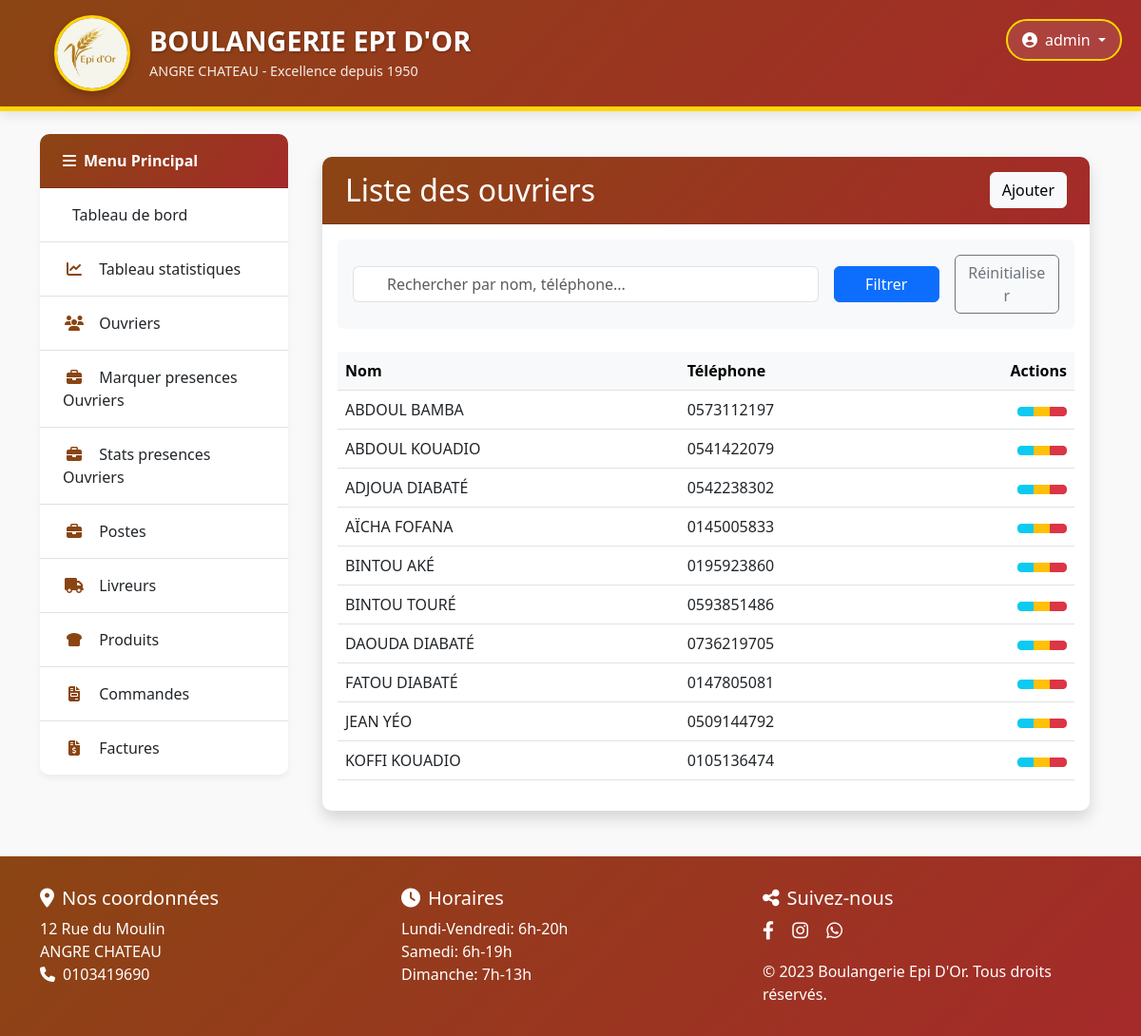
/gestion/ouvriers/ (signed in), run on the app's committed database.
### gestion/models.py (models this page shows, shortened)
class Ouvrier(models.Model):
    nom = models.CharField(max_length=100, verbose_name="Nom")
    telephone = models.CharField(max_length=20, unique=True, verbose_name="Téléphone")
    class Meta:
        constraints = [
            models.UniqueConstraint(
                fields=['nom'],
                name='unique_nom_ouvrier',
                condition=models.Q(nom__isnull=False),
                violation_error_message="Un ouvrier avec ce nom existe déjà"
            ),
            models.UniqueConstraint(
                fields=['telephone'],
                name='unique_telephone_ouvrier',
                violation_error_message="Un ouvrier avec ce numéro existe déjà"
            )
        ]
        ordering = ['nom']

### gestion/views.py (the view)
# urls.py: path('ouvriers/', ListeOuvriersView.as_view(), name='liste_ouvriers'),
@method_decorator(login_required, name='dispatch')
class ListeOuvriersView(ListView):
    model = Ouvrier
    template_name = 'gestion/ouvriers/liste.html'
    context_object_name = 'ouvriers'
    paginate_by = 10
    def get_queryset(self):
        queryset = super().get_queryset()
        search_query = self.request.GET.get('q')
        if search_query:
            queryset = queryset.filter(
                models.Q(nom__icontains=search_query) |
                models.Q(telephone__icontains=search_query)
            )
        queryset = queryset.annotate(
            duplicate_names=Count('nom', distinct=False),
            duplicate_phones=Count('telephone', distinct=False)
        )
        return queryset.order_by('nom', 'telephone')

### gestion/templates/gestion/ouvriers/liste.html (shortened to what this page needs)
{% extends 'gestion/base2.html' %}
{% load static %}
{% block content %}
<div class="container mt-4">
    <div class="card shadow">
        <div class="card-header bg-primary text-white d-flex justify-content-between align-items-center">
            <h2 class="mb-0"> Liste des ouvriers</h2>
            <a href="{% url 'ajouter_ouvrier' %}" class="btn btn-light">
                 Ajouter
            </a>
        </div>
        <div class="card-body">
            <div class="search-container mb-4 p-3 bg-light rounded">
                <form method="get" class="row g-3 align-items-center">
                    <div class="col-md-8">
                        <div class="input-group">
                            <span class="input-group-text bg-white border-end-0">
                            </span>
                            <input type="text"
                                   name="q"
                                   class="form-control border-start-0"
                                   placeholder="Rechercher par nom, téléphone..."
                                   value="{{ request.GET.q }}"
                                   aria-label="Recherche">
                        </div>
                    </div>
                    <div class="col-md-2">
                        <button type="submit" class="btn btn-primary w-100">
                             Filtrer
                        </button>
                    </div>
                    <div class="col-md-2">
                        <a href="{% url 'liste_ouvriers' %}" class="btn btn-outline-secondary w-100">
                             Réinitialiser
                        </a>
                    </div>
                </form>
            </div>
            <div class="table-responsive">
                <table class="table table-hover">
                    <thead class="table-light">
                        <tr>
                            <th> Nom</th>
                            <th> Téléphone</th>
                            <th class="text-end"> Actions</th>
                        </tr>
                    </thead>
                    <tbody>
                        {% for ouvrier in ouvriers %}
                        <tr>
                            <td class="align-middle">{{ ouvrier.nom }}</td>
                            <td class="align-middle">{{ ouvrier.telephone }}</td>
                            <td class="text-end">
                                <div class="btn-group" role="group">
                                    <a href="{% url 'detail_ouvrier' ouvrier.pk %}" class="btn btn-sm btn-info" title="Détails">
                                    </a>
                                    <a href="{% url 'modifier_ouvrier' ouvrier.pk %}" class="btn btn-sm btn-warning" title="Modifier">
                                    </a>
                                    <a href="{% url 'supprimer_ouvrier' ouvrier.pk %}" class="btn btn-sm btn-danger" title="Supprimer">
                                    </a>
                                </div>
                            </td>
                        </tr>
                        {% endfor %}
                    </tbody>
                </table>
            </div>
        </div>
    </div>
</div>
{% endblock %}

### gestion/templates/gestion/base2.html (shortened to what this page needs)
{% load static %}
<!DOCTYPE html>
<html lang="fr">
<head>
    <link rel="stylesheet" href="https://cdnjs.cloudflare.com/ajax/libs/font-awesome/6.4.0/css/all.min.css">
    <link rel="stylesheet" href="https://cdn.jsdelivr.net/npm/bootstrap@5.3.0/dist/css/bootstrap.min.css">
</head>
<body>
    <header class="header">
        <div class="container">
            <div class="row align-items-center">
                <div class="col-md-8">
                    <div class="logo-container">
                        <img src="{% static 'gestion/images/logo.png' %}" alt="Logo Epi D'Or" class="logo">
                        <div class="brand-text">
                            <h1>BOULANGERIE EPI D'OR</h1>
                            <p>ANGRE CHATEAU - Excellence depuis 1950</p>
                        </div>
                    </div>
                </div>
                <div class="col-md-4">
                    <div class="user-section">
                        {% if user.is_authenticated %}
                            <div class="dropdown user-dropdown">
                                <button class="btn dropdown-toggle" type="button" id="userDropdown" data-bs-toggle="dropdown">
                                    <i class="fas fa-user-circle me-2"></i>{{ user.username }}
                                </button>
                            </div>
                        {% else %}
                            <a href="{% url 'login' %}" class="btn btn-outline-light">
                                <i class="fas fa-sign-in-alt me-2"></i>Connexion
                            </a>
                        {% endif %}
                    </div>
                </div>
            </div>
        </div>
    </header>
    <main class="container my-4 flex-grow-1">
        <div class="row">
            <div class="col-lg-3">
                <div class="card">
                    <div class="card-header">
                        <i class="fas fa-bars me-2"></i>Menu Principal
                    </div>
                    <div class="list-group list-group-flush">
                        <a href="{% url 'accueil' %}" class="list-group-item list-group-item-action ">
                             Tableau de bord
                        </a>
                        <a href="{% url 'statistiques' %}" class="list-group-item list-group-item-action ">
                            <i class="fas fa-chart-line"></i> Tableau statistiques
                        </a>
                        <a href="{% url 'liste_ouvriers' %}" class="list-group-item list-group-item-action">
                            <i class="fas fa-users"></i> Ouvriers
                        </a>
                        <a href="{% url 'marquer_presences' %}" class="list-group-item list-group-item-action">
                            <i class="fas fa-briefcase"></i> Marquer presences Ouvriers
                        </a>
                        <a href="{% url 'stats_presences' %}" class="list-group-item list-group-item-action">
                            <i class="fas fa-briefcase"></i> Stats presences Ouvriers
                        </a>
                        <a href="{% url 'liste_postes' %}" class="list-group-item list-group-item-action">
                            <i class="fas fa-briefcase"></i> Postes
                        </a>
                        <a href="{% url 'livreur_liste' %}" class="list-group-item list-group-item-action">
                            <i class="fas fa-truck"></i> Livreurs
                        </a>
                        <a href="{% url 'produit_liste' %}" class="list-group-item list-group-item-action">
                            <i class="fas fa-bread-slice"></i> Produits
                        </a>
                        <a href="{% url 'commande_liste' %}" class="list-group-item list-group-item-action">
                            <i class="fas fa-file-invoice"></i> Commandes
                        </a>
                        <a href="#" class="list-group-item list-group-item-action">
                            <i class="fas fa-file-invoice-dollar"></i> Factures
                        </a>
                    </div>
                </div>
            </div>
            <div class="col-lg-9">
                {% block content %}{% endblock content %}
            </div>
        </div>
    </main>
    <footer class="footer">
        <div class="container">
            <div class="row">
                <div class="col-md-4 mb-4 mb-md-0">
                    <h5><i class="fas fa-map-marker-alt me-2"></i>Nos coordonnées</h5>
                    <address>
                        12 Rue du Moulin<br>
                        ANGRE CHATEAU<br>
                        <i class="fas fa-phone me-2"></i>0103419690
                    </address>
                </div>
                <div class="col-md-4 mb-4 mb-md-0">
                    <h5><i class="fas fa-clock me-2"></i>Horaires</h5>
                    <ul class="list-unstyled">
                        <li>Lundi-Vendredi: 6h-20h</li>
                        <li>Samedi: 6h-19h</li>
                        <li>Dimanche: 7h-13h</li>
                    </ul>
                </div>
                <div class="col-md-4">
                    <h5><i class="fas fa-share-alt me-2"></i>Suivez-nous</h5>
                    <div class="social-icons mb-3">
                        <a href="#"><i class="fab fa-facebook-f"></i></a>
                        <a href="#"><i class="fab fa-instagram"></i></a>
                        <a href="#"><i class="fab fa-whatsapp"></i></a>
                    </div>
                    <p class="mb-0">© 2023 Boulangerie Epi D'Or. Tous droits réservés.</p>
                </div>
            </div>
        </div>
    </footer>
</body>
</html>

### gestion/templates/gestion/base2.html (style rules this page uses)
:root { --primary-color: #8B4513; --secondary-color: #FFD700; --accent-color: #A52A2A; --light-bg: #FFF8E1; }
body { background-color: #f9f9f9; font-family: 'Montserrat', 'Segoe UI', Tahoma, Geneva, Verdana, sans-serif; color: #333; min-height: 100vh; display: flex; flex-direction: column; }
.header { background: linear-gradient(135deg, var(--primary-color), var(--accent-color)); color: white; padding: 1rem 0; border-bottom: 5px solid var(--secondary-color); box-shadow: 0 4px 12px rgba(0, 0, 0, 0.1); }
.logo-container { display: flex; align-items: center; justify-content: start; padding: 0 15px; }
.logo { height: 80px; width: 80px; object-fit: cover; border-radius: 50%; border: 3px solid var(--secondary-color); box-shadow: 0 4px 8px rgba(0, 0, 0, 0.2); margin-right: 20px; }
.brand-text { text-align: left; }
.brand-text h1 { font-size: 1.8rem; font-weight: 700; margin-bottom: 0.2rem; text-shadow: 1px 1px 3px rgba(0, 0, 0, 0.3); }
.brand-text p { font-size: 0.9rem; opacity: 0.9; margin-bottom: 0; }
.footer { background: linear-gradient(135deg, var(--primary-color), var(--accent-color)); color: white; padding: 2rem 0; margin-top: auto; }
.card { border: none; border-radius: 10px; box-shadow: 0 4px 6px rgba(0, 0, 0, 0.05); transition: all 0.3s ease; margin-bottom: 1.5rem; }
.card-header { background: linear-gradient(135deg, var(--primary-color), var(--accent-color)); color: white; border-radius: 10px 10px 0 0 !important; padding: 1rem 1.5rem; font-weight: 600; }
.list-group-item { border-left: none; border-right: none; padding: 1rem 1.5rem; font-weight: 500; }
.list-group-item:last-child { border-bottom: none; border-radius: 0 0 10px 10px; }
.list-group-item i { width: 24px; text-align: center; margin-right: 10px; color: var(--primary-color); }
.user-section { position: absolute; top: 20px; right: 20px; }
.user-dropdown .dropdown-toggle { background-color: rgba(255, 255, 255, 0.1); color: white; border: 2px solid var(--secondary-color); border-radius: 50px; padding: 8px 15px; font-weight: 500; }
.social-icons a { color: white; font-size: 1.2rem; margin-right: 15px; transition: all 0.3s; }

### data on the page
Ouvrier: nom "ABDOUL BAMBA", telephone "0573112197"
Ouvrier: nom "ABDOUL KOUADIO", telephone "0541422079"
Ouvrier: nom "ADJOUA DIABATÉ", telephone "0542238302"
Ouvrier: nom "AÏCHA FOFANA", telephone "0145005833"
Ouvrier: nom "BINTOU AKÉ", telephone "0195923860"
Ouvrier: nom "BINTOU TOURÉ", telephone "0593851486"
Ouvrier: nom "DAOUDA DIABATÉ", telephone "0736219705"
Ouvrier: nom "FATOU DIABATÉ", telephone "0147805081"
Ouvrier: nom "JEAN YÉO", telephone "0509144792"
Ouvrier: nom "KOFFI KOUADIO", telephone "0105136474"

### other printed values
{{ user.username }} "admin"
